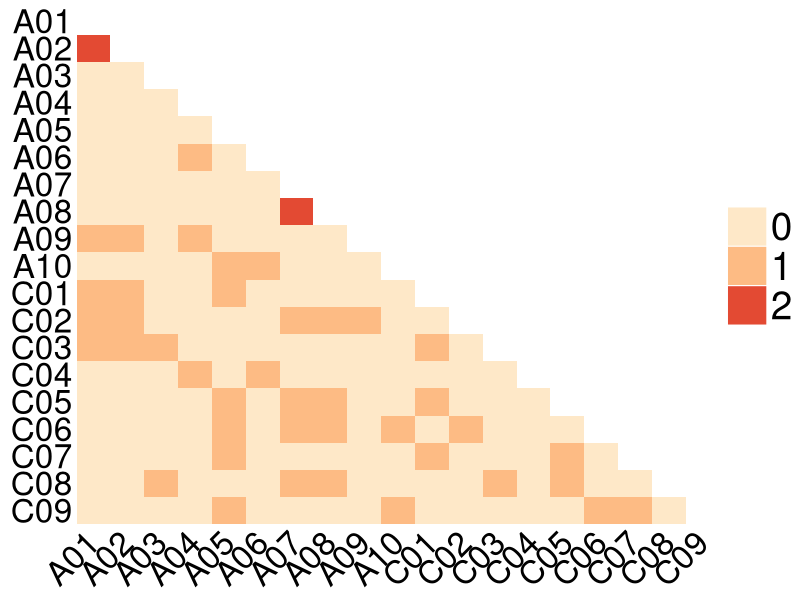
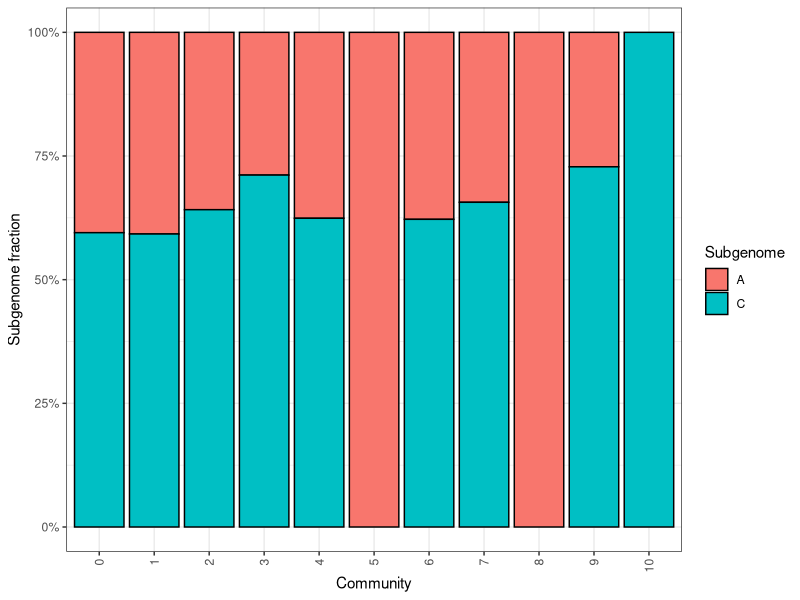
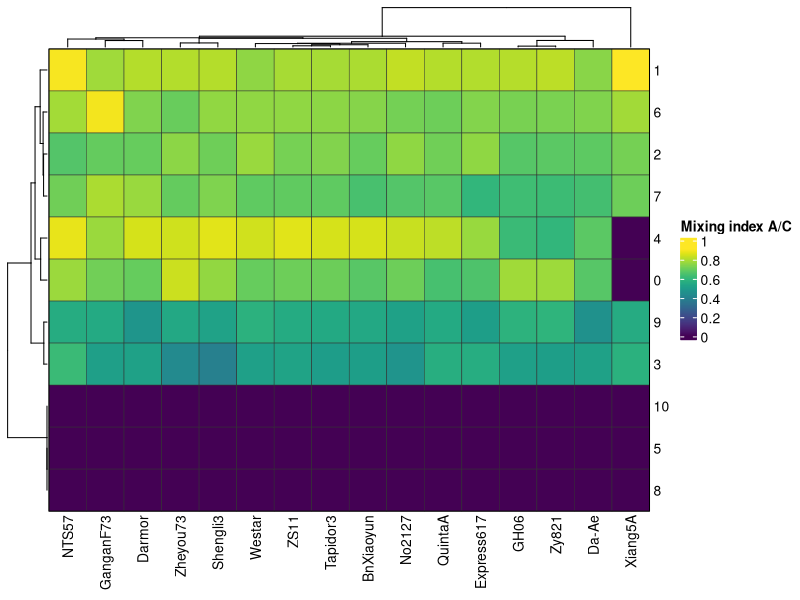

Source code (R) for these figures, in order:
## ---- chunk 1
library(dplyr)
library(purrr)
library(tidyr)
#library(pheatmap)
library(ComplexHeatmap)
library(circlize)
library(ggplot2)
## ---- chunk 2
comm <- read.delim2("data/community_segments.tsv")
# remove the random ones
comm2 <- comm %>%
  filter(
    !grepl("Random", chromosome, ignore.case = TRUE),
    !grepl("^R", chromosome)
  )
## ---- chunk 3

# df must have: community_id, chromosome, bp_length
chrom_cooccurrence <- function(df) {
  # 1) Aggregate per community × chromosome
  df_comm_chr <- df %>%
    group_by(community_id, chromosome) %>%
    summarise(bp = sum(bp_length), .groups = "drop")
  
  # All chromosomes
  chroms <- sort(unique(df_comm_chr$chromosome))
  n_chr  <- length(chroms)
  
  # 2) Initialise matrices
  cooc_unweighted <- matrix(
    0, nrow = n_chr, ncol = n_chr,
    dimnames = list(chroms, chroms)
  )
  
  cooc_weighted <- matrix(
    0, nrow = n_chr, ncol = n_chr,
    dimnames = list(chroms, chroms)
  )
  
  # 3) Loop over communities
  comm_ids <- unique(df_comm_chr$community_id)
  
  for (comm in comm_ids) {
    sub <- df_comm_chr[df_comm_chr$community_id == comm, ]
    
    # Only keep unique chromosomes in this community
    # with their total bp
    sub <- sub %>%
      arrange(chromosome)
    
    if (nrow(sub) < 2L) next  # need at least two chromosomes to "mix"
    
    # Indices of chromosomes in the global vector
    idx <- match(sub$chromosome, chroms)
    
    # All unordered pairs (i < j)
    pairs <- t(combn(seq_along(idx), 2))
    
    # Unweighted: +1 for each pair (community counts)
    for (k in seq_len(nrow(pairs))) {
      i_local <- pairs[k, 1]
      j_local <- pairs[k, 2]
      
      i <- idx[i_local]
      j <- idx[j_local]
      
      # Unweighted: just "this community has i & j"
      cooc_unweighted[i, j] <- cooc_unweighted[i, j] + 1
      cooc_unweighted[j, i] <- cooc_unweighted[j, i] + 1
      
      # Weighted: add min(bp_i, bp_j) for this community
      bp_i <- sub$bp[i_local]
      bp_j <- sub$bp[j_local]
      w    <- min(bp_i, bp_j)
      
      cooc_weighted[i, j] <- cooc_weighted[i, j] + w
      cooc_weighted[j, i] <- cooc_weighted[j, i] + w
    }
  }
  
  # 4) Diagonal (optional)
  # Unweighted diagonal = number of communities where each chromosome appears
  # Weighted diagonal   = total bp of each chromosome
  chr_communities <- df_comm_chr %>%
    group_by(chromosome) %>%
    summarise(n_comm = n_distinct(community_id),
              total_bp = sum(bp), .groups = "drop")
  
  idx_diag <- match(chr_communities$chromosome, chroms)
  cooc_unweighted[cbind(idx_diag, idx_diag)] <- chr_communities$n_comm
  cooc_weighted[cbind(idx_diag, idx_diag)]   <- chr_communities$total_bp
  
  list(
    unweighted = cooc_unweighted,
    weighted   = cooc_weighted,
    chrom_summary = chr_communities
  )
}

# Run the function
res <- chrom_cooccurrence(comm2)

# Unweighted co-occurrence matrix:
res$unweighted

# Weighted (bp-based) co-occurrence matrix:
res$weighted

# Per-chromosome summary (how many communities, total bp, etc.):
res$chrom_summary

# Matrix: weighted or unweighted
mat <- res$unweighted  # or res$unweighted

mat <- res$unweighted
vals <- sort(unique(as.vector(mat)))

# discrete palette
# my recommended palette: magma or inferno
pal <- colorRampPalette(c("#fee8c8", "#fdbb84", "#e34a33"))(length(vals))
names(pal) <- vals  # map value -> color

# mask lower-triangle including diagonal (NA hides cells)
mat_mask <- mat
mat_mask[upper.tri(mat_mask, diag = TRUE)] <- NA
Heatmap(
  mat_mask,
  col = pal,
  na_col = "white",
  cluster_rows = FALSE,
  cluster_columns = FALSE,

  # LABELS
  row_names_side = "left",
  row_names_rot = 0,
  row_names_gp = gpar(fontsize = 24),

  column_names_side = "bottom",
  column_names_rot = 45,
  column_names_gp = gpar(fontsize = 24),

  # LEGEND
  heatmap_legend_param = list(
    at = vals,
    labels = vals,
    title = "",
    labels_gp = gpar(fontsize = 28),
    title_gp  = gpar(fontsize = 20, fontface = "bold"),
    # size legend squares
    
    grid_width  = unit(10, "mm"),
    grid_height = unit(10, "mm")
  ),

  name = "mix"
)

## ---- chunk 4

comm3 <- comm2 %>%
  mutate(
    subgenome = toupper(substr(chromosome, 1, 1))
  ) %>%
  # keep only A and C subgenomes
  filter(subgenome %in% c("A", "C"))

# Summarise per community (across all genomes)
comm_stats <- comm3 %>%
  group_by(community_id, subgenome) %>%
  summarise(bp = sum(bp_length), .groups = "drop") %>%
  tidyr::pivot_wider(
    names_from = subgenome,
    values_from = bp,
    values_fill = 0,
    names_prefix = "bp_"
  ) %>%
  mutate(
    total_bp = bp_A + bp_C,
    A_frac   = ifelse(total_bp > 0, bp_A / total_bp, NA_real_),
    C_frac   = ifelse(total_bp > 0, bp_C / total_bp, NA_real_),
    mixing_index = 2 * pmin(A_frac, C_frac) # 0 = pure, 1 = 50/50
  )

head(comm_stats)

comm_sample_stats <- comm3 %>%
  group_by(community_id, sample, subgenome) %>%
  summarise(bp = sum(bp_length), .groups = "drop") %>%
  tidyr::pivot_wider(
    names_from = subgenome,
    values_from = bp,
    values_fill = 0,
    names_prefix = "bp_"
  ) %>%
  mutate(
    total_bp = bp_A + bp_C,
    A_frac   = ifelse(total_bp > 0, bp_A / total_bp, NA_real_),
    C_frac   = ifelse(total_bp > 0, bp_C / total_bp, NA_real_),
    mixing_index = 2 * pmin(A_frac, C_frac)
  )

head(comm_sample_stats)

# plot the mixture index
comm_long <- comm3 %>%
  group_by(community_id, subgenome) %>%
  summarise(bp = sum(bp_length), .groups = "drop") %>%
  group_by(community_id) %>%
  mutate(frac = bp / sum(bp))

ggplot(comm_long, aes(x = factor(community_id), y = frac, fill = subgenome)) +
  geom_col(color = "black") +
  scale_y_continuous(labels = scales::percent_format(accuracy = 1)) +
  labs(
    x = "Community",
    y = "Subgenome fraction",
    fill = "Subgenome"
  ) +
  theme_bw() +
  theme(
    axis.text.x = element_text(angle = 90, vjust = 0.5, hjust = 1)
  )

# Heatmap of mixing index (communities × genomes)
mix_mat <- comm_sample_stats %>%
  select(community_id, sample, mixing_index) %>%
  tidyr::pivot_wider(
    names_from = sample,
    values_from = mixing_index,
    values_fill = 0
  )

mix_mat_matrix <- as.matrix(mix_mat[,-1])
rownames(mix_mat_matrix) <- mix_mat$community_id

ht <- Heatmap(
  mix_mat_matrix,
  col = viridisLite::viridis(50),
  name = "Mixing index A/C",     # <--- THIS sets the legend title properly
  cluster_rows = TRUE,
  cluster_columns = TRUE,
  row_names_gp = gpar(fontsize = 10),
  column_names_gp = gpar(fontsize = 10),
   # ---- TILE BORDERS ----
  border = TRUE,                       # simple, black thin borders
  # OR customize:
  rect_gp = gpar(col = "grey20", lwd = 0.5)   # color + line width
)


draw(ht, heatmap_legend_side = "right")
